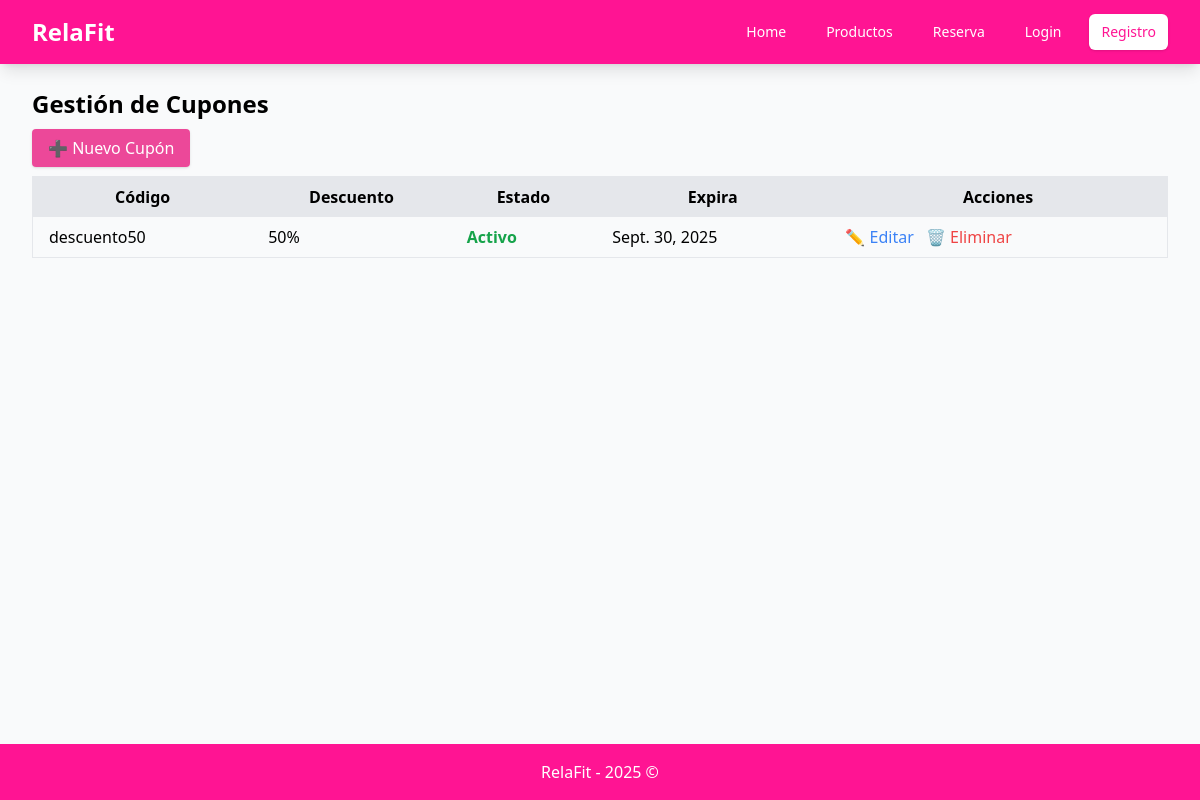
The page /panel/cupones/ on the database its author committed.
### Sesion/models.py (models this page shows)
class Cupon(models.Model):
    idCupon = models.AutoField(primary_key = True)
    descuentoCupon = models.IntegerField()
    codigoCupon = models.CharField()
    estadoCupon = models.BooleanField()
    fechaVencimientoCupon = models.DateField()

### Sesion/views.py (the view)
# urls.py: path("panel/cupones/", CuponListView.as_view(), name="cupon_list"),
class CuponListView(ListView):
    model = Cupon
    template_name = "cupon_list.html"
    context_object_name = "cupones"

### Sesion/templates/cupon_list.html (shortened to what this page needs)
{% extends "base.html" %}
{% block content %}
<h1 class="text-2xl font-bold mb-4">Gestión de Cupones</h1>
<a href="{% url 'cupon_form' %}"
   class="bg-pink-500 hover:bg-pink-600 text-white px-4 py-2 rounded shadow">
   ➕ Nuevo Cupón
</a>
<table class="min-w-full mt-4 border">
  <thead>
    <tr class="bg-gray-200">
      <th class="px-4 py-2">Código</th>
      <th class="px-4 py-2">Descuento</th>
      <th class="px-4 py-2">Estado</th>
      <th class="px-4 py-2">Expira</th>
      <th class="px-4 py-2">Acciones</th>
    </tr>
  </thead>
  <tbody>
    {% for cupon in cupones %}
    <tr class="border-b">
      <td class="px-4 py-2">{{ cupon.codigoCupon }}</td>
      <td class="px-4 py-2">{{ cupon.descuentoCupon }}%</td>
      <td class="px-4 py-2">
        {% if cupon.estadoCupon %}
          <span class="text-green-600 font-semibold">Activo</span>
        {% else %}
          <span class="text-red-600 font-semibold">Inactivo</span>
        {% endif %}
      </td>
      <td class="px-4 py-2">{{ cupon.fechaVencimientoCupon }}</td>
      <td class="px-4 py-2 space-x-2">
        <a href="{% url 'cupon_form' cupon.idCupon %}" class="text-blue-500">✏️ Editar</a>
        <button onclick="openModal('{{ cupon.id }}')" class="text-red-500">🗑 Eliminar</button>
      </td>
    </tr>
    {% empty %}
    <tr>
      <td colspan="5" class="text-center py-4">No hay cupones registrados.</td>
    </tr>
    {% endfor %}
  </tbody>
</table>
{% endblock %}

### rows shown on the page
Cupon: codigoCupon "descuento50", descuentoCupon "50", estadoCupon "Activo", fechaVencimientoCupon "Sept. 30, 2025"
